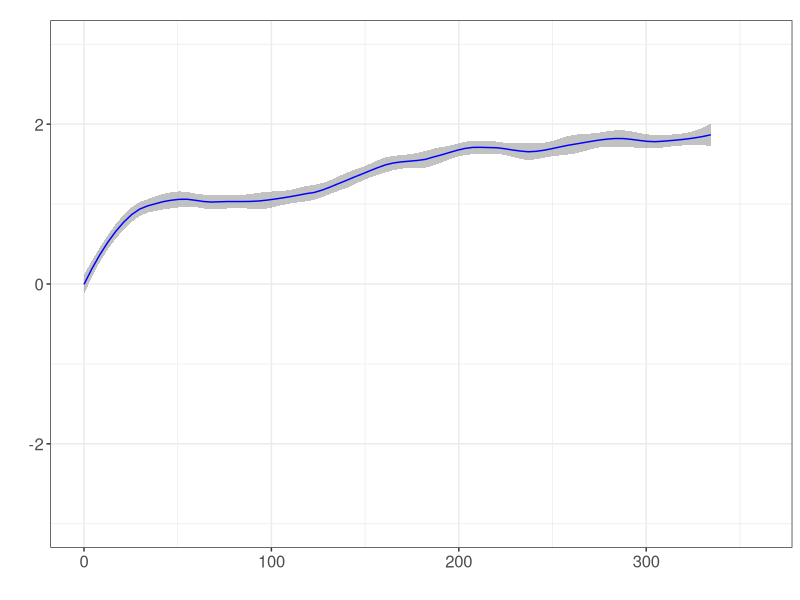

This figure's R source: (Note: this script raises an error after producing the figure.)
#=====================================================================================================
# Figure 1: Population Level Response for different cell lines
#=====================================================================================================
#         Population level response of BRAF-mutated melanoma cell lines to PLX4720
#         CellLines used: SKMEL5, SKMEL19, SKMEL28, WM88, WM164, WM793, A375
#                 Concentrations for idling phenotype in cell lines:
#         SKMEL5(8uM), SKMEL19(8uM), SKMEL28(16uM), WM88(8uM), WM164(32uM), WM793(16uM), A375(8uM)
#=====================================================================================================
#=====================================================================================================

library(gplots)
require(ggplot2)
setwd("~/Paudel_et_al_2016/SourceData") # Set the working directory;
# Set the output for plots
output <- "/Users/paudelbb/Dropbox/Paudel_et_al_2017_idle_paper" 
fig = "DefenseTalk" # Which figure is this in paper?
output = paste0(output, "/", fig)
#=====================================================================================================
# Read the experimental data
#=====================================================================================================

data <- read.csv("Population_Response_CellLines.csv", header=T, sep=",")
data = subset(data, data$Time <=350)
#=====================================================================================================
# A375 Population Level Response
#=====================================================================================================
cell <- "A375"
cnc <- 8
s1 <- subset(data, data$CellLine==cell & data$conc==cnc)
s1$Date <- as.character(s1$Date)

ggplot(data = s1, aes(x=s1$Time, y=s1$nl2, col=Date))+ 
  theme_bw()+geom_smooth(span=.25, aes(group=1), method = "loess", size=.5, alpha=0.6, col="blue")+ 
  scale_colour_manual(values="blue") + ylim(-3,3)+ xlim(0,360)+
  theme(legend.position="none") + theme(axis.text=element_text(size=12)) +
  theme(text = element_text(size=12)) + ggtitle(paste0()) + labs(x="", y="") +
  ggsave(paste0(cell, " + ", cnc, "μΜ.pdf"), path=output, width=3, height=3)

#=====================================================================================================
# SKMEL19 Population Level Response
#=====================================================================================================

cell <- "SKMEL19"
cnc <- 8
s1 <- subset(data, data$CellLine==cell & data$conc==cnc)
s1$Date <- as.character(s1$Date)

ggplot(data = s1, aes(x=s1$Time, y=s1$nl2, col=Date))+ 
  theme_bw()+geom_smooth(span=.25, aes(group=1), method = "loess", size=.5, alpha=0.6, col="blue")+ 
  scale_colour_manual(values="blue") + ylim(-3,3)+ xlim(0,360)+
  theme(legend.position="none") + theme(axis.text=element_text(size=12)) +
  theme(text = element_text(size=12)) + ggtitle(paste0()) + labs(x="", y="") +
  ggsave(paste0(cell, " + ", cnc, "μΜ.pdf"), path=output, width=3, height=3)

#=====================================================================================================
# SKMEL28 Population Level Response
#=====================================================================================================

cell <- "SKMEL28"
cnc <- 16
s1 <- subset(data, data$CellLine==cell & data$conc==cnc)
s1$Date <- as.character(s1$Date)

ggplot(data = s1, aes(x=s1$Time, y=s1$nl2, col=Date))+ 
  theme_bw()+geom_smooth(span=.25, aes(group=1), method = "loess", size=.5, alpha=0.6, col="blue")+ 
  scale_colour_manual(values="blue") + ylim(-3,3)+ xlim(0,360)+
  theme(legend.position="none") + theme(axis.text=element_text(size=12)) +
  theme(text = element_text(size=12)) + ggtitle(paste0()) + labs(x="", y="") +
  ggsave(paste0(cell, " + ", cnc, "μΜ.pdf"), path=output, width=3, height=3)

#=====================================================================================================
# WM88 Population Level Response
#=====================================================================================================

cell <- "WM88"
cnc <- 8
s1 <- subset(data, data$CellLine==cell & data$conc==cnc)
s1$Date <- as.character(s1$Date)

ggplot(data = s1, aes(x=s1$Time, y=s1$nl2, col=Date))+ 
  theme_bw()+geom_smooth(span=.25, aes(group=1), method = "loess", size=.5, alpha=0.6, col="blue")+ 
  scale_colour_manual(values="blue") + ylim(-3,3)+ xlim(0,360)+
  theme(legend.position="none") + theme(axis.text=element_text(size=12)) +
  theme(text = element_text(size=12)) + ggtitle(paste0()) + labs(x="", y="") +
  ggsave(paste0(cell, " + ", cnc, "μΜ.pdf"), path=output, width=3, height=3)

#=====================================================================================================
# WM164 Population Level Response
#=====================================================================================================

cell <- "WM164"
cnc <- 32
s1 <- subset(data, data$CellLine==cell & data$conc==cnc)
s1$Date <- as.character(s1$Date)

ggplot(data = s1, aes(x=s1$Time, y=s1$nl2, col=Date))+ 
  theme_bw()+geom_smooth(span=.25, aes(group=1), method = "loess", size=.5, alpha=0.6, col="blue")+ 
  scale_colour_manual(values="blue") + ylim(-3,3)+ xlim(0,360)+
  theme(legend.position="none") + theme(axis.text=element_text(size=12)) +
  theme(text = element_text(size=12)) + ggtitle(paste0()) + labs(x="", y="") +
  ggsave(paste0(cell, " + ", cnc, "μΜ.pdf"), path=output, width=3, height=3)

#=====================================================================================================
# WM793 Population Level Response
#=====================================================================================================

cell <- "WM793"
cnc <- 32
s1 <- subset(data, data$CellLine==cell & data$conc==cnc)
s1$Date <- as.character(s1$Date)

ggplot(data = s1, aes(x=s1$Time, y=s1$nl2, col=Date))+ 
  theme_bw()+geom_smooth(span=.25, aes(group=1), method = "loess", size=.5, alpha=0.6, col="blue")+ 
  scale_colour_manual(values="blue") + ylim(-3,3)+ xlim(0,360)+
  theme(legend.position="none") + theme(axis.text=element_text(size=12)) +
  theme(text = element_text(size=12)) + ggtitle(paste0()) + labs(x="", y="") +
  ggsave(paste0(cell, " + ", cnc, "μΜ.pdf"), path=output, width=3, height=3)

#=====================================================================================================
# SKMEL5 Population Level Response
#=====================================================================================================

cell <- "SKMEL5"
cnc <- 8
s1 <- subset(data, data$CellLine==cell & data$conc==cnc)
s1$Date <- as.character(s1$Date)

ggplot(data = s1, aes(x=s1$Time, y=s1$nl2, col=Date))+ 
  theme_bw()+geom_smooth(span=.25, aes(group=1), method = "loess", size=.5, alpha=0.6, col="blue")+ 
  scale_colour_manual(values="blue") + ylim(-3,3)+ xlim(0,360)+
  theme(legend.position="none") + theme(axis.text=element_text(size=12)) +
  theme(text = element_text(size=12)) + ggtitle(paste0()) + labs(x="", y="") +
  ggsave(paste0(cell, " + ", cnc, "μΜ.pdf"), path=output, width=3, height=3)
#=====================================================================================================
#=====================================================================================================
